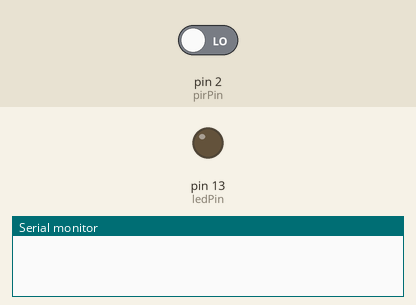
Simulated run of this sketch. Board: Arduino Uno, built with avr-gcc and run on an emulated ATmega328P. Shown: output pins drawn as LEDs (lit = HIGH), the last lines printed to the serial monitor. Inputs (shaded band) come from the test bench; at power-on: pin 2 (pirPin) LOW.

Above: at 1.2 s.
1.3 s: pin 2 (pirPin) driven HIGH
At 1.7 s:
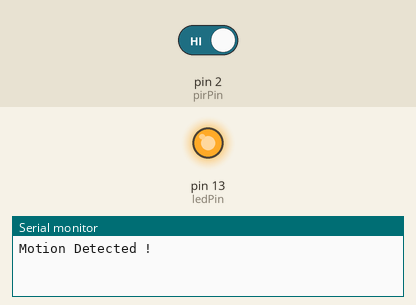
Timing chart, 0 to 4.3 s (numbered marks = the images above; inputs shaded):
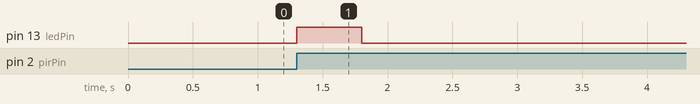

Measured:
- after the input at 1.3 s, pin 13 (ledPin): LOW → HIGH at once, → LOW 0.50 s later

The sketch:

M1T2P.ino
```cpp
int pirPin = 2;  // the digital pin connected to the PIR sensor's output
int ledPin = 13; // the digital pin connected to the led
volatile int state = LOW; // state changes on something that the program can't predict -- motion from user

void setup()
{
  Serial.begin(9600);
  pinMode(ledPin, OUTPUT);
  attachInterrupt(digitalPinToInterrupt(pirPin), interruptChange, RISING);
}

void loop()
{
  if(state == HIGH){
    digitalWrite(ledPin, HIGH); //turn on led
    delay(500);
    state = LOW; // set the state to LOW
    digitalWrite(ledPin, LOW);
  }
}

void interruptChange(){
  	state = HIGH; // interrupt and changes the state to HIGH
  	Serial.println("Motion Detected !");
  }
  
```
